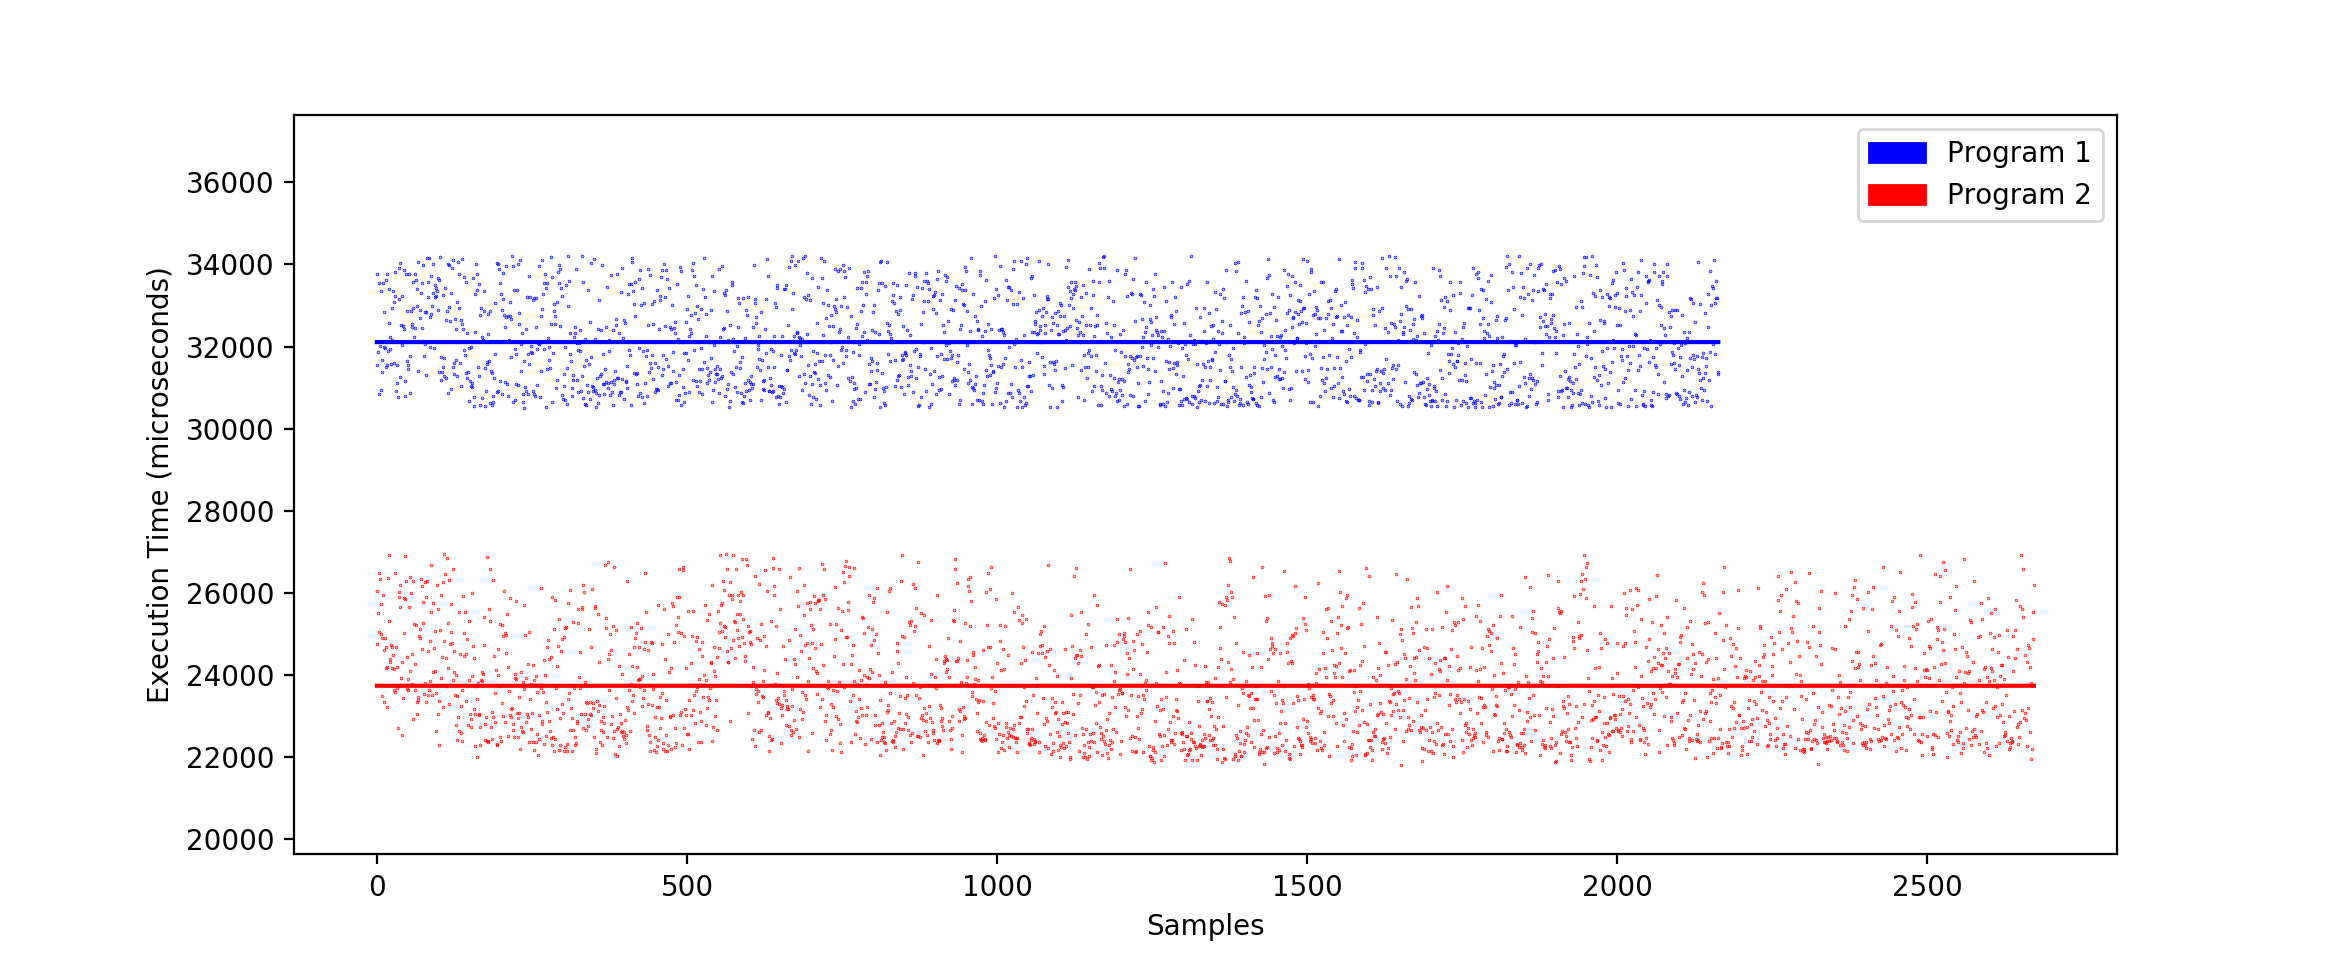

Generate this figure with Python:
#!/usr/bin/env python
# -*- coding: utf-8 -*-
"""

results.py

Josh Kaplan
_jk@jhu.edu


"""
import matplotlib.patches as mpatches
import matplotlib.pyplot as plt 
import numpy as np


def reject_outliers(data):
    """ 
    Based on : 
    https://stackoverflow.com/questions/11686720/is-there-a-numpy-builtin-to-reject-outliers-from-a-list
    """
    m = 1
    u = np.mean(data)
    s = np.std(data)
    return [d for d in data if (u - m*s < d < u + m*s)]


# Read execution times of program 1
with open('p1.dat') as f:
   X1 =  f.read().splitlines()

# Read execution times of program 2
with open('p2.dat') as f:
   X2 =  f.read().splitlines()

X1 = [ int(x) for x in X1 if int(x) > 0 ]
X2 = [ int(x) for x in X2 if int(x) > 0 ]
X1 = reject_outliers(X1)
X2 = reject_outliers(X2)

plt.plot(X1, 'b.', markersize=0.5)
plt.plot(X2, 'r.', markersize=0.5)
#plt.plot(X1, 'b-')
#plt.plot(X2, 'r-')

#### Option 1
#x = np.arange(len(X1))
#m, b = np.polyfit(x, X1, 1)
#prog1 = plt.plot(x, m*x+b, 'b-')
#
#x = np.arange(len(X2))
#m, b = np.polyfit(x, X2, 1)
#prog2 = plt.plot(x, m*x+b, 'r-')

### Option 2
x = np.arange(len(X1))
m = np.mean(X1)
prog1 = plt.plot(x, m + 0*x, 'b-')

x = np.arange(len(X2))
m = np.mean(X2)
prog2 = plt.plot(x, m + 0*x, 'r-')

ax = plt.gca()
lo = 0.9 * min([min(X1), min(X2)])
hi = 1.1 * max([max(X1), max(X2)])
ax.set_ylim(lo, hi)
ax.set_xlabel('Samples')
ax.set_ylabel('Execution Time (microseconds)')
b_patch = mpatches.Patch(color='blue', label='Program 1')
r_patch = mpatches.Patch(color='red', label='Program 2')
plt.legend(handles=[b_patch, r_patch])
plt.show()
